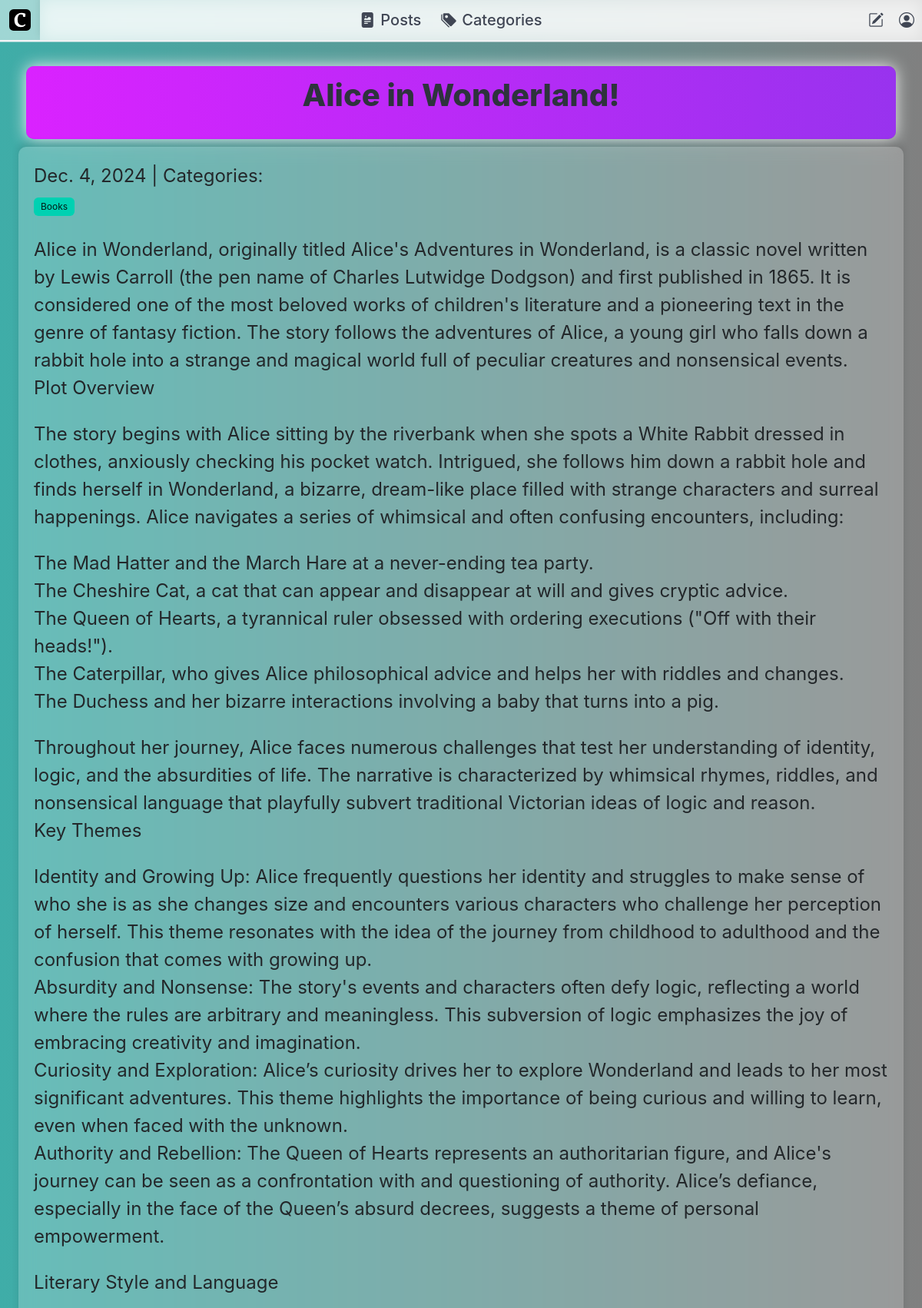
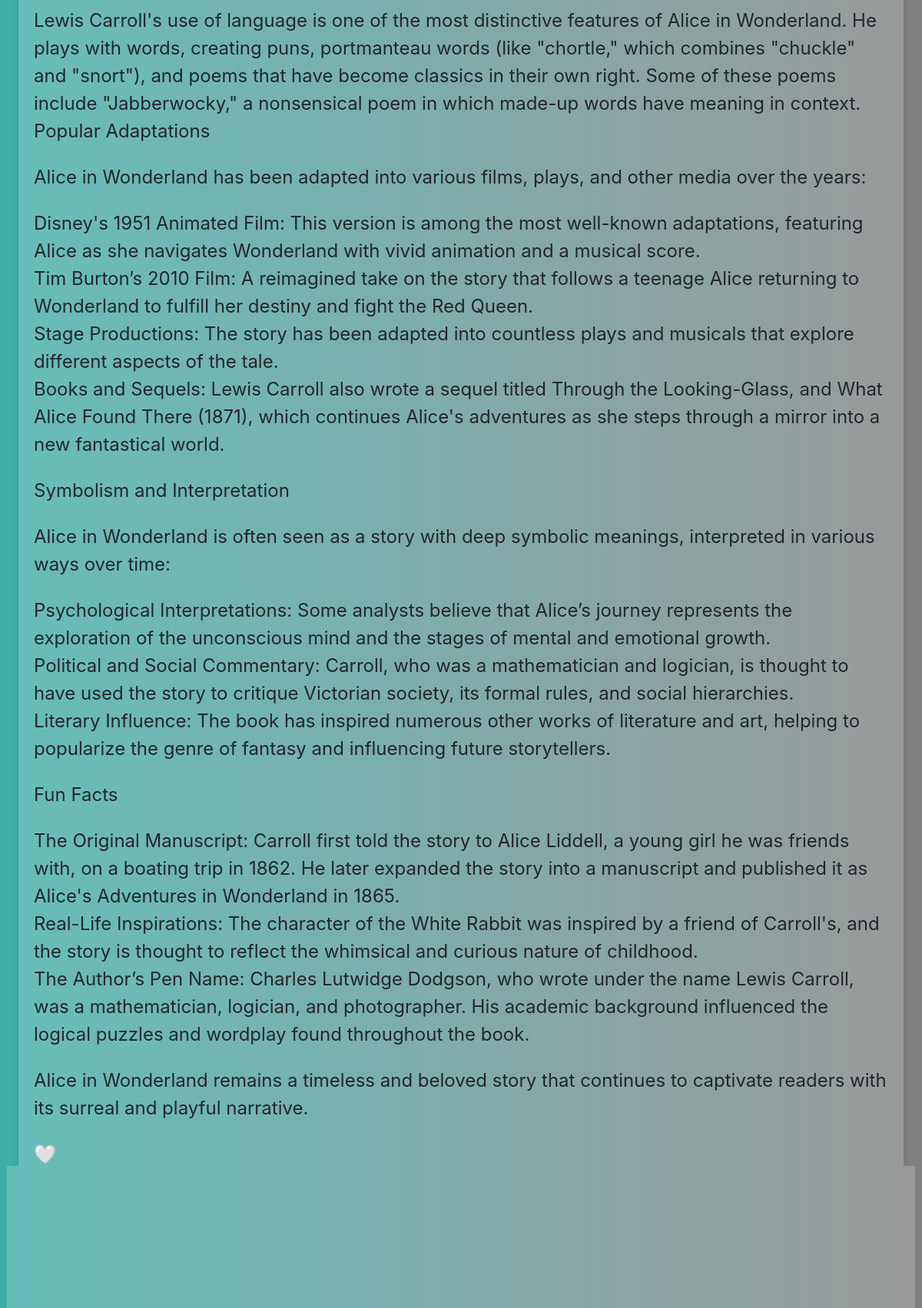
Screenshot of /post/3/ (upper part) with the database file from the repository (2 pictures, top to bottom).
### blog/models.py (models this page shows, shortened)
class Post(models.Model):
    title = models.CharField(max_length=255)
    body = models.TextField()
    created_on = models.DateTimeField(auto_now_add=True)
    last_modified = models.DateTimeField(auto_now=True)
    author = models.ForeignKey(settings.AUTH_USER_MODEL, on_delete=models.CASCADE, default=1)  # Replace 1 with a valid user ID
    categories = models.ManyToManyField('Category', related_name='posts')
    love_reactions = models.ManyToManyField(settings.AUTH_USER_MODEL, related_name='loved_posts', blank=True)
    def get_love_count(self):
        return self.love_reactions.count()

class Category(models.Model):
    name = models.CharField(max_length=30)
    class Meta:
        verbose_name_plural = "categories"

### blog/views.py (the view)
# urls.py: path("post/<int:pk>/", views.blog_detail, name="blog_detail"),
def blog_detail(request, pk):
    post = get_object_or_404(Post, pk=pk)
    form = CommentForms()
    if request.method == "POST":
        form = CommentForms(request.POST)
        if form.is_valid():
            comment = Comment(
                author = form.cleaned_data["author"],
                body=form.cleaned_data["body"],
                post=post,
            )
            comment = form.save(commit=False)
            comment.post = post
            comment.save()
        return HttpResponseRedirect(request.path_info)
    else:
        form = CommentForms()
    comments = Comment.objects.filter(post=post)
    context = {
        "post":post,
        "comments":comments,
        "form":CommentForms(),
    }
    return render(request, "blog/detail.html", context)

### blog/forms.py
class CommentForms(forms.ModelForm):
    author = forms.CharField(
        max_length=60,
        widget=forms.TextInput(
            attrs={"class":"form-control", "placeholder":"Your Name"}
        ),
    )
    body = forms.CharField(
        widget=forms.Textarea(
            attrs={"class":"form-control", "placeholder":"Leave a cool comment!"}
        )
    )
    class Meta:
        model = Comment
        fields = ['author', 'body']

### blog/templates/blog/detail.html (shortened to what this page needs)
{% extends "base.html" %}
{% block page_content %}
    <div class="containerX">
        <div class="title-box-container">
            <div class="page-title-box"><h1 class="title is-2">{{ post.title }}</h1></div>
    </div>
        <div class="columnX content is-size-4 blur-white">
        {{ post.created_on.date }} | Categories:
        <div class="tags">
        {% for category in post.categories.all %}
            <a href="{% url 'blog_category' category.name %}">
                <span class="tag is-hoverable is-primary">{{ category.name }}</span>
            </a>
        {% endfor %}
    </div>
    <p>{{ post.body | linebreaks }}</p>
    <button id="love-btn-{{ post.id }}" class="love-button">
        {% if request.user in post.love_reactions.all %}
            ❤️
        {% else %}
            🤍
        {% endif %}
    </button>
    <p id="love-count-{{ post.id }}">
    </p>
    <h3>Leave a comment:</h3>
    <div >
    <form  method="post">
        <div>
            {{ form.author }}
        </div>
    </form>
    </div>
    </div>
</div>
</div>
{% endblock page_content %}

### static/base.css (style rules this page uses)
.ColorX { background: linear-gradient(to right, #3fada8, #808080); }
.blur-white { padding: 1.5rem; font-weight: normal; color: #23272a; backdrop-filter: blur(10px); background-color: rgba(255, 255, 255, 0.205); box-shadow: 0px -5px 10px rgba(0, 0, 0, 0.1); }
.page-title-button1, .page-title-button, .page-title-button2, .page-title-box { margin: 10px; padding: 15px 45px; text-align: center; transition: 0.5s; background-size: 200% auto; color: white; box-shadow: 0 0 20px #eee; border-radius: 10px; display: block; }
.page-title-box { background-image: linear-gradient(to right, #DA22FF 0%, #9733EE 51%, #DA22FF 100%); }
.containerX { display: contents; justify-content: space-evenly; padding: 4px; }
.columnX { border-radius: 10px; padding: 20px; margin-right: 1%; box-sizing: border-box; justify-content: center; align-items: center; }
.columnX:last-child { margin-right: 0; }

### rows the page displays
Post: title "Alice in Wonderland!", created_on "Dec. 4, 2024", body "Alice in Wonderland, originally titled Alice's Adventures in Wonderland, is a classic novel written by Lewis Carroll (the pen name of Charles Lutwidge Dodgson) and first published in 1865. It is considered one of the most beloved works of children's literature and a pioneering text in the genre of fantasy fiction. The story follows the adventures of Alice, a young girl who falls down a rabbit hole into a strange and magical world full of peculiar creatures and nonsensical events. Plot Overview The story begins with Alice sitting by the riverbank when she spots a White Rabbit dressed in clothes, anxiously checking his pocket watch. Intrigued, she follows him down a rabbit hole and finds…"
Category: name "Books"
